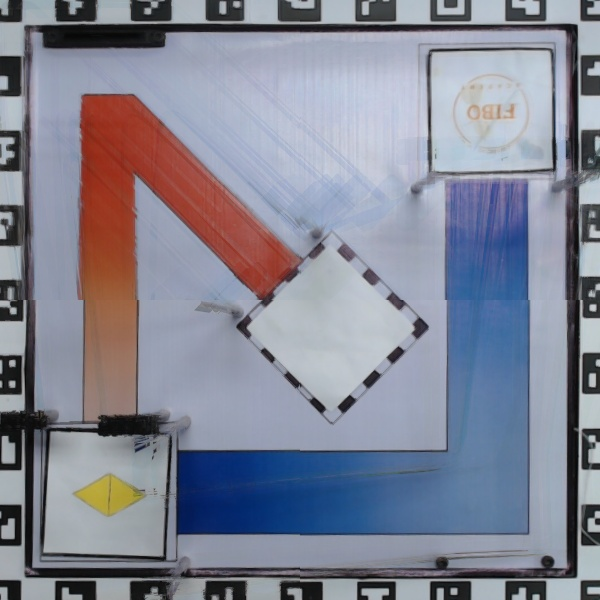
#> input picture FlushOS/Flush_Image/Moduel_image/ready_field(1).jpg, 600 x 600 px, found by its file name
$ python Testblur.py
#> lines starting #> are read from the running program, lines starting #| are printed output that depends on the picture; after the words box and inside, x2 and y2 are one past the last pixel; in counts of white or black regions, pixels touching at a corner belong together
import cv2
import numpy as np
from math import sqrt

def find_middle(x1, y1, x2, y2):
	if x1 >= x2:
		max_x = x1
		min_x = x2
	else:
		max_x = x2
		min_x = x1

	if y1 >= y2:
		max_y = y1
		min_y = y2
	else:
		max_y = y2
		min_y = y1
	xx = int(min_x + ((max_x-min_x)/2))
	yy = int(min_y + ((max_y-min_y)/2))
	return (xx,yy)
image = cv2.imread(r'C:\Users\aminb\Desktop\FIBO\Image\Moduel_image\ready_field(1).jpg')
#> image is the input picture: shape (600, 600, 3); mean B, G, R 148.1, 133.2, 130.6
black_image = np.zeros((600, 600, 1), np.uint8)
# kuy = [[518, 187], [520, 525], [186, 525], [186, 459], [454, 448], [453, 189]]
kuy = [[132, 102], [293, 262], [263, 293], [135, 165], [126, 405], [91, 411], [89, 108]]
# [17 lines of commented-out code are left out]

for i in range(len(kuy)):
    for j in kuy:
        x = kuy[i][0] - j[0]
        y = kuy[i][1] - j[1]
        ans = int(sqrt((y*y)+(x*x)))
        if ans in range(40,100):
            print(kuy[i],j,ans)
            cv2.circle(image, (kuy[i][0],kuy[i][1])  , 3, (255, 255, 0), -1)
            cv2.circle(image, (j[0],j[1])  , 3, (0, 255, 255), -1)
            cv2.circle(image, find_middle(j[0],j[1],kuy[i][0],kuy[i][1])  , 3, (255, 255, 255), -1)
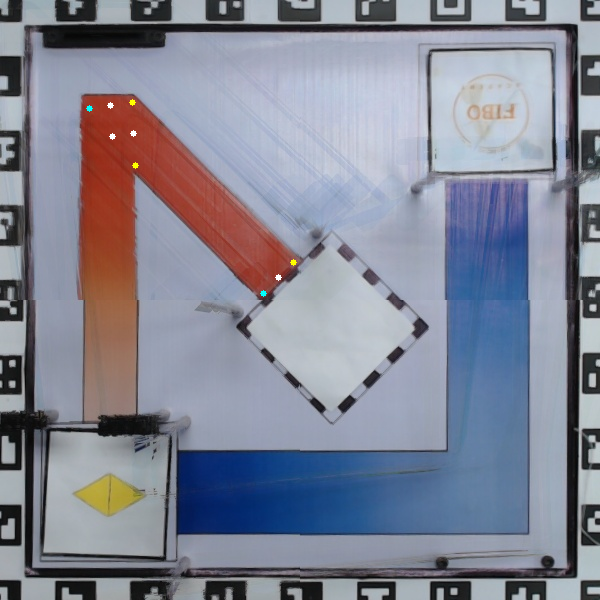
#> image: shape (600, 600, 3); 0.07% of pixels changed, all inside (x1, y1, x2, y2) = (86, 99, 297, 297)


            # cv2.circle(black_image, (187, 517)  , 3, (255, 255, 255), -1)
# cv2.circle(black_image, (187,518) , 3, (255, 255, 255), -1)
# cv2.circle(black_image, (189,453) , 3, (255, 255, 255), -1)
cv2.imshow("qweqwe",image)
cv2.waitKey(0)


# [[518, 187], [520, 525]

# print(sqrt(4+))

$ run again, with FlushOS/Flush_Image/Moduel_image/ready_field(2).jpg copied over FlushOS/Flush_Image/Moduel_image/ready_field(1).jpg
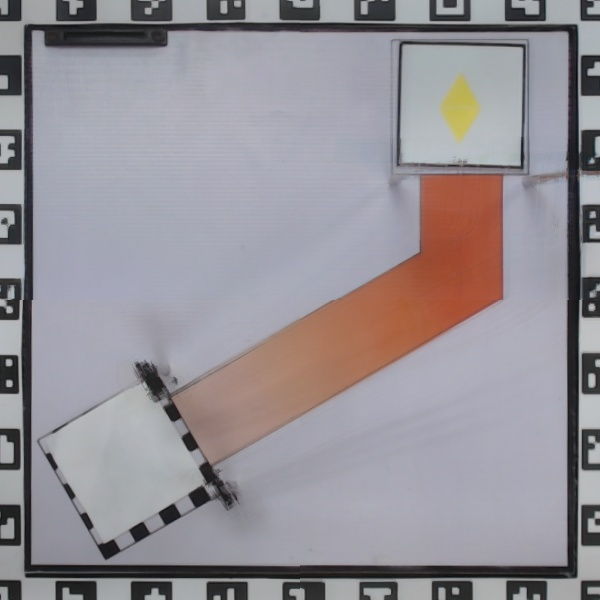
#> input picture FlushOS/Flush_Image/Moduel_image/ready_field(2).jpg, 600 x 600 px, found by its file name
#> image is the input picture: shape (600, 600, 3); mean B, G, R 149.9, 144.1, 149
#> after the loop `for i in range(len(kuy)):`:
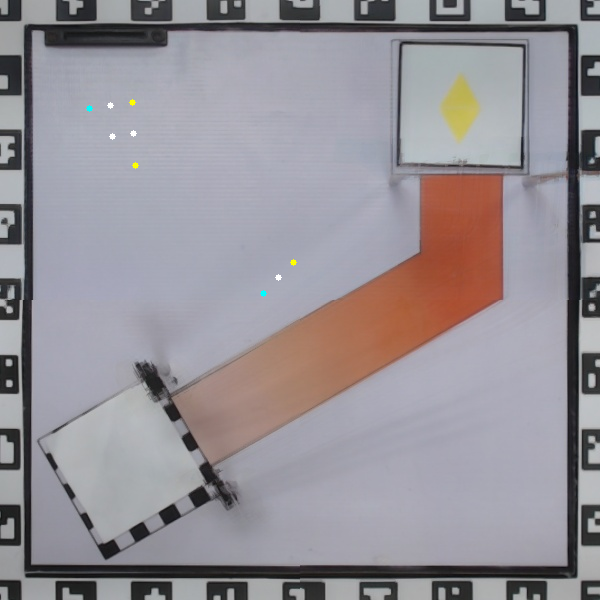
#> image: shape (600, 600, 3); 0.07% of pixels changed, all inside (x1, y1, x2, y2) = (86, 99, 297, 297)
